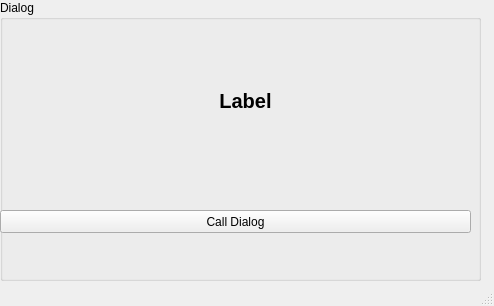
<?xml version="1.0" encoding="UTF-8"?>
<ui version="4.0">
 <class>MainWindow</class>
 <widget class="QMainWindow" name="MainWindow">
  <property name="geometry">
   <rect>
    <x>0</x>
    <y>0</y>
    <width>494</width>
    <height>306</height>
   </rect>
  </property>
  <property name="windowTitle">
   <string>MainWindow</string>
  </property>
  <widget class="QWidget" name="centralwidget">
   <widget class="QGroupBox" name="groupBox">
    <property name="geometry">
     <rect>
      <x>0</x>
      <y>0</y>
      <width>481</width>
      <height>281</height>
     </rect>
    </property>
    <property name="title">
     <string>Dialog</string>
    </property>
    <widget class="QPushButton" name="pushButton">
     <property name="geometry">
      <rect>
       <x>0</x>
       <y>210</y>
       <width>471</width>
       <height>23</height>
      </rect>
     </property>
     <property name="text">
      <string>Call Dialog</string>
     </property>
    </widget>
    <widget class="QLabel" name="label">
     <property name="geometry">
      <rect>
       <x>20</x>
       <y>40</y>
       <width>451</width>
       <height>121</height>
      </rect>
     </property>
     <property name="font">
      <font>
       <pointsize>15</pointsize>
       <weight>75</weight>
       <bold>true</bold>
      </font>
     </property>
     <property name="text">
      <string>Label</string>
     </property>
     <property name="textFormat">
      <enum>Qt::AutoText</enum>
     </property>
     <property name="alignment">
      <set>Qt::AlignCenter</set>
     </property>
    </widget>
   </widget>
  </widget>
  <widget class="QMenuBar" name="menubar">
   <property name="geometry">
    <rect>
     <x>0</x>
     <y>0</y>
     <width>494</width>
     <height>21</height>
    </rect>
   </property>
  </widget>
  <widget class="QStatusBar" name="statusbar"/>
 </widget>
 <resources/>
 <connections/>
</ui>
